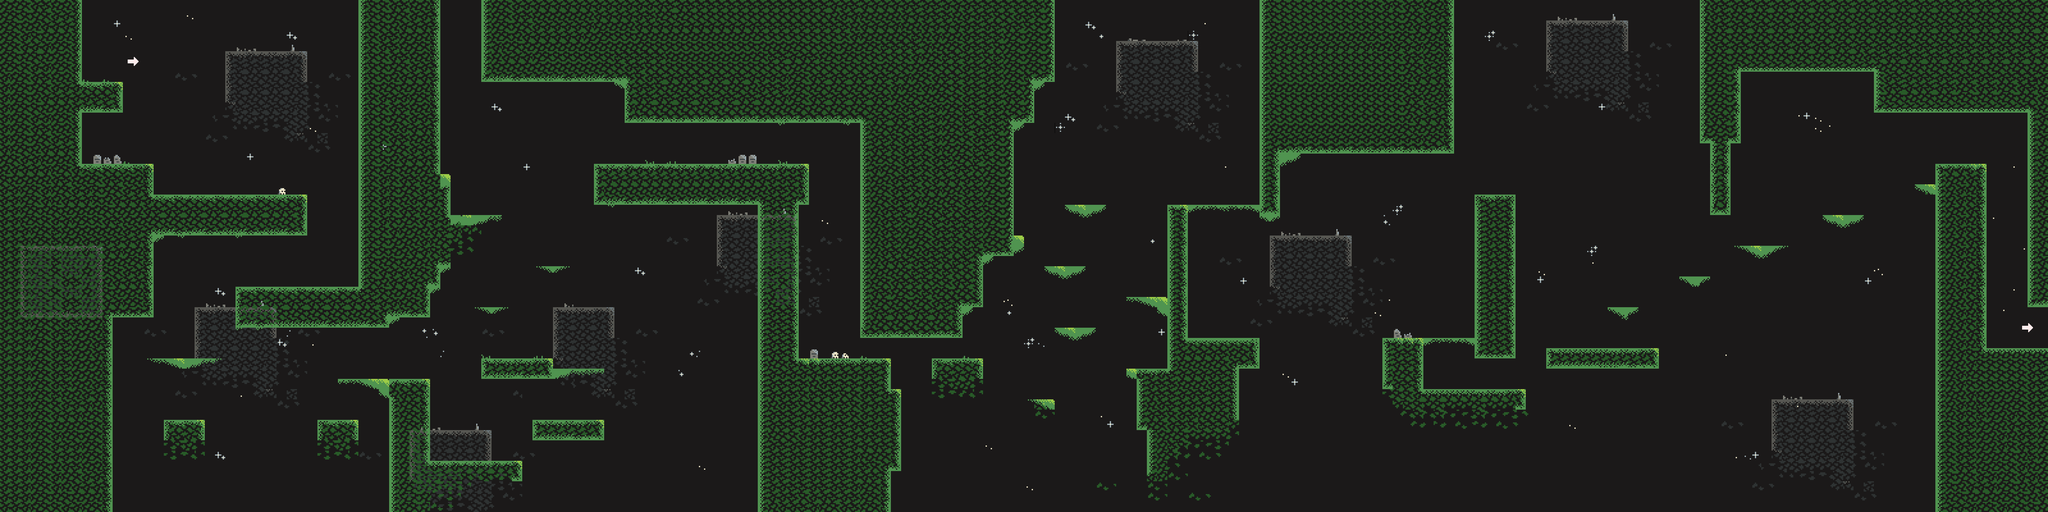

A 2D game scene composited from a Tiled map and its tileset images. What follows is a short description and the map's XML, with each tile layer's data collapsed to a summary:
An orthogonal 200x50 tile map with 32x32 px tiles, 3 tile layers (Background, Parallax, Platforms), 2 tilesets and 67 objects (48x solid, 17x platform, 2x warp).

<map version="1.2" tiledversion="1.2.4" orientation="orthogonal" renderorder="right-down" width="200" height="50" tilewidth="32" tileheight="32" infinite="0" nextlayerid="17" nextobjectid="189">
 <properties>
  <property name="startX" type="int" value="288" />
  <property name="startY" type="int" value="0" />
 </properties>
 <tileset firstgid="1" name="DarkTileset" tilewidth="32" tileheight="32" tilecount="702" columns="18">
  <image source="DarkTileset.png" width="576" height="1248" />
 </tileset>
 <tileset firstgid="703" name="Adventurer" tilewidth="92" tileheight="60" tilecount="21" columns="7">
  <image source="Adventurer2.png" width="644" height="180" />
  <tile id="0">
   <properties>
    <property name="idle" value="" />
   </properties>
   <animation>
    <frame tileid="0" duration="200" />
    <frame tileid="1" duration="200" />
    <frame tileid="2" duration="200" />
    <frame tileid="3" duration="200" />
   </animation>
  </tile>
  <tile id="4">
   <properties>
    <property name="crouch" value="" />
   </properties>
   <animation>
    <frame tileid="4" duration="200" />
    <frame tileid="5" duration="200" />
    <frame tileid="6" duration="200" />
    <frame tileid="7" duration="200" />
   </animation>
  </tile>
  <tile id="8">
   <properties>
    <property name="run" value="" />
   </properties>
   <animation>
    <frame tileid="8" duration="150" />
    <frame tileid="9" duration="150" />
    <frame tileid="10" duration="150" />
    <frame tileid="11" duration="150" />
    <frame tileid="12" duration="150" />
    <frame tileid="13" duration="150" />
   </animation>
  </tile>
  <tile id="14">
   <properties>
    <property name="jump" value="" />
   </properties>
   <animation>
    <frame tileid="14" duration="200" />
    <frame tileid="15" duration="200" />
   </animation>
  </tile>
  <tile id="16">
   <properties>
    <property name="fall" value="" />
   </properties>
   <animation>
    <frame tileid="16" duration="100" />
    <frame tileid="17" duration="100" />
   </animation>
  </tile>
  <tile id="18">
   <properties>
    <property name="dash" value="" />
   </properties>
   <animation>
    <frame tileid="18" duration="100" />
    <frame tileid="19" duration="100" />
    <frame tileid="20" duration="100" />
   </animation>
  </tile>
 </tileset>
 <layer id="12" name="Background" width="200" height="50">
  <properties>
   <property name="Speed" type="float" value="0.2" />
  </properties>
  <data>[10000 cells, 10000 non-empty, 16 distinct tile ids]</data>
 </layer>
 <layer id="14" name="Parallax" width="200" height="50">
  <properties>
   <property name="Speed" type="float" value="0.4" />
  </properties>
  <data>[10000 cells, 890 non-empty, 39 distinct tile ids]</data>
 </layer>
 <layer id="16" name="Platforms" width="200" height="50">
  <properties>
   <property name="Speed" type="float" value="1" />
  </properties>
  <data>[10000 cells, 3760 non-empty, 126 distinct tile ids]</data>
 </layer>
 <objectgroup id="15" name="Colliders" opacity="0.17">
  <object id="108" name="Ground" type="solid" x="0" y="512" width="480" height="480" />
  <object id="109" name="Ground" type="solid" x="0" y="0" width="256" height="512" />
  <object id="110" name="Ground" type="solid" x="480" y="608" width="480" height="128" />
  <object id="111" name="Ground" type="solid" x="736" y="896" width="480" height="128" />
  <object id="112" name="Ground" type="solid" x="0" y="992" width="352" height="608" />
  <object id="113" name="Ground" type="solid" x="992" y="1312" width="128" height="64" />
  <object id="117" name="Platform" type="platform" x="480" y="1120" width="194.001" height="31.3333" />
  <object id="118" name="Ground" type="solid" x="512" y="1312" width="128" height="64" />
  <object id="119" name="Platform" type="platform" x="1056" y="1184" width="160" height="31.3333" />
  <object id="120" name="Ground" type="solid" x="1120" y="0" width="256" height="896" />
  <object id="121" name="Ground" type="solid" x="1216" y="896" width="128" height="96" />
  <object id="122" name="Ground" type="solid" x="1216" y="1184" width="128" height="416" />
  <object id="123" name="Ground" type="solid" x="1504" y="1120" width="224" height="64" />
  <object id="124" name="Ground" type="solid" x="1344" y="1440" width="288" height="64" />
  <object id="125" name="Ground" type="solid" x="1664" y="1312" width="224" height="64" />
  <object id="126" name="Platform" type="platform" x="1728" y="1152" width="160" height="31.3333" />
  <object id="127" name="Platform" type="platform" x="1504" y="960" width="64" height="31.3333" />
  <object id="128" name="Platform" type="platform" x="1696" y="832" width="64" height="31.3333" />
  <object id="129" name="Platform" type="platform" x="1408" y="672" width="160" height="31.3333" />
  <object id="130" name="Ground" type="solid" x="1376" y="544" width="32" height="288" />
  <object id="131" name="Warp" type="warp" x="6336" y="960" width="64" height="128">
   <properties>
    <property name="MapToLoad" value="Dark_Map.tmx" />
   </properties>
  </object>
  <object id="132" name="Ground" type="solid" x="1856" y="512" width="672" height="128" />
  <object id="133" name="Ground" type="solid" x="1952" y="256" width="1280" height="128" />
  <object id="134" name="Ground" type="solid" x="2688" y="384" width="384" height="576" />
  <object id="135" name="Ground" type="solid" x="2368" y="640" width="128" height="480" />
  <object id="136" name="Ground" type="solid" x="2496" y="1133.33" width="192" height="466.667" />
  <object id="137" name="Ground" type="solid" x="2688" y="960" width="320" height="96" />
  <object id="138" name="Ground" type="solid" x="2912" y="1120" width="160" height="64" />
  <object id="139" name="Ground" type="solid" x="2784" y="1216" width="32" height="256" />
  <object id="141" name="Ground" type="solid" x="2368" y="1120" width="416" height="480" />
  <object id="144" name="Ground" type="solid" x="3232" y="1248" width="64" height="32" />
  <object id="145" name="Ground" type="solid" x="3520" y="1152" width="128" height="32" />
  <object id="146" name="Platform" type="platform" x="3520" y="928" width="128" height="31.3333" />
  <object id="147" name="Platform" type="platform" x="3264" y="832" width="128" height="31.3333" />
  <object id="148" name="Platform" type="platform" x="3328" y="640" width="128" height="31.3333" />
  <object id="149" name="Platform" type="platform" x="3712" y="640" width="224" height="31.3333" />
  <object id="150" name="Ground" type="solid" x="3648" y="640" width="64" height="736" />
  <object id="151" name="Ground" type="solid" x="3552" y="1184" width="96" height="160" />
  <object id="152" name="Ground" type="solid" x="3584" y="1344" width="64" height="160" />
  <object id="153" name="Ground" type="solid" x="3712" y="1056" width="224" height="96" />
  <object id="154" name="Ground" type="solid" x="3712" y="1152" width="160" height="192" />
  <object id="155" name="Ground" type="solid" x="4320" y="1056" width="128" height="160" />
  <object id="157" name="Platform" type="platform" x="4448" y="1056" width="160" height="31.3333" />
  <object id="159" name="Ground" type="solid" x="4608" y="608" width="128" height="512" />
  <object id="160" name="Ground" type="solid" x="4384" y="1216" width="384" height="64" />
  <object id="161" name="Ground" type="solid" x="4832" y="1088" width="352" height="64" />
  <object id="162" name="Platform" type="platform" x="5024" y="960" width="96" height="31.3333" />
  <object id="163" name="Platform" type="platform" x="5440" y="768" width="128" height="31.3333" />
  <object id="164" name="Platform" type="platform" x="5248" y="864" width="96" height="31.3333" />
  <object id="165" name="Platform" type="platform" x="5696" y="672" width="128" height="31.3333" />
  </objectgroup>
</map>
<!-- 17 of 67 objects omitted -->
